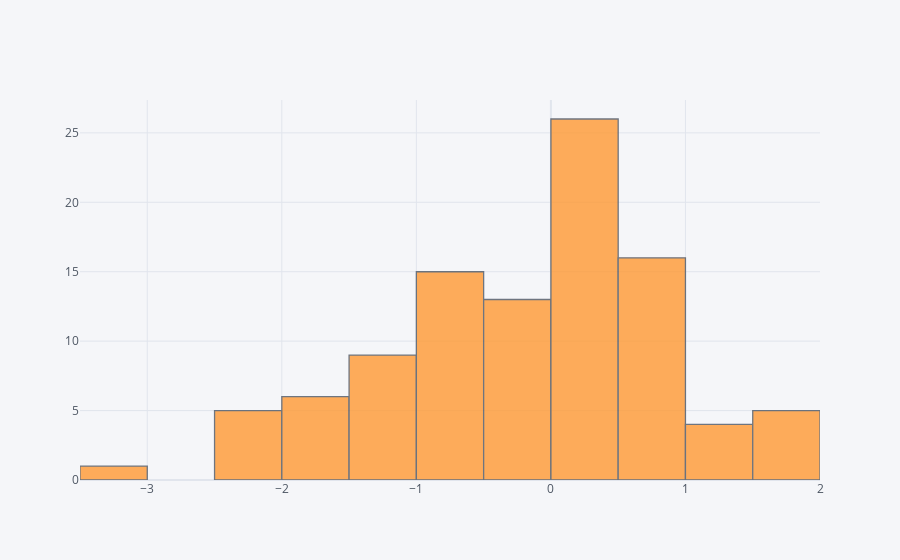

Write notebook code for a chart like this one.
### Markdown cell above
## histogram

### Code cell
df['A'].iplot(kind='hist',bins=25)

### Figure 1 — Plotly figure (JSON) as saved in the notebook; plotly's stock layout.template omitted (floating-point values rounded to 4 significant figures)
{"data": [{"histfunc": "count", "histnorm": "", "marker": {"color": "rgba(255, 153, 51, 1.0)", "line": {"color": "#4D5663", "width": 1.3}}, "name": "A", "nbinsx": 25, "opacity": 0.8, "orientation": "v", "type": "histogram", "x": [-1.126, -0.531, -0.2121, -0.6515, 0.2679, 0.5538, -1.451, -1.062, -0.5192, 0.09805, 0.3245, -2.276, -0.8193, 1.146, -2.208, -1.338, 0.0321, 0.7584, -1.617, -2.238, -0.6061, -1.617, 0.536, -0.1948, 1.55, 0.9061, 1.595, 0.8168, 0.9538, 0.2853, -0.1711, -0.2801, 0.2558, 0.8528, 0.04248, 0.1189, 0.5569, -0.1895, -1.693, 0.5196, -0.2995, -0.6831, -0.1935, 1.04, 0.07492, 0.09041, -0.1105, 0.6889, -3.198, 1.268, 0.007744, -1.291, -1.56, 1.422, 0.4183, -0.933, 0.2775, 0.03355, 0.2415, 0.9133, 0.4453, -1.121, -0.5803, 0.5771, -0.6715, -0.5113, -0.1939, 0.4724, -0.3374, -0.01975, 1.681, 0.9582, 0.214, 0.2142, 0.02867, 0.2052, -2.373, -1.297, 0.7243, -1.18, -0.9877, 1.858, -0.1362, 0.9561, 0.5705, 0.1539, -2.069, 0.3387, 0.229, -0.5231, -0.6387, 1.84, -1.534, 0.3559, -1.86, -0.225, 0.1587, -1.098, -0.5615, -0.7289]}], "layout": {"barmode": "overlay", "legend": {"bgcolor": "#F5F6F9", "font": {"color": "#4D5663"}}, "paper_bgcolor": "#F5F6F9", "plot_bgcolor": "#F5F6F9", "title": {"font": {"color": "#4D5663"}}, "xaxis": {"gridcolor": "#E1E5ED", "showgrid": true, "tickfont": {"color": "#4D5663"}, "title": {"font": {"color": "#4D5663"}, "text": ""}, "zerolinecolor": "#E1E5ED"}, "yaxis": {"gridcolor": "#E1E5ED", "showgrid": true, "tickfont": {"color": "#4D5663"}, "title": {"font": {"color": "#4D5663"}, "text": ""}, "zerolinecolor": "#E1E5ED"}}}
